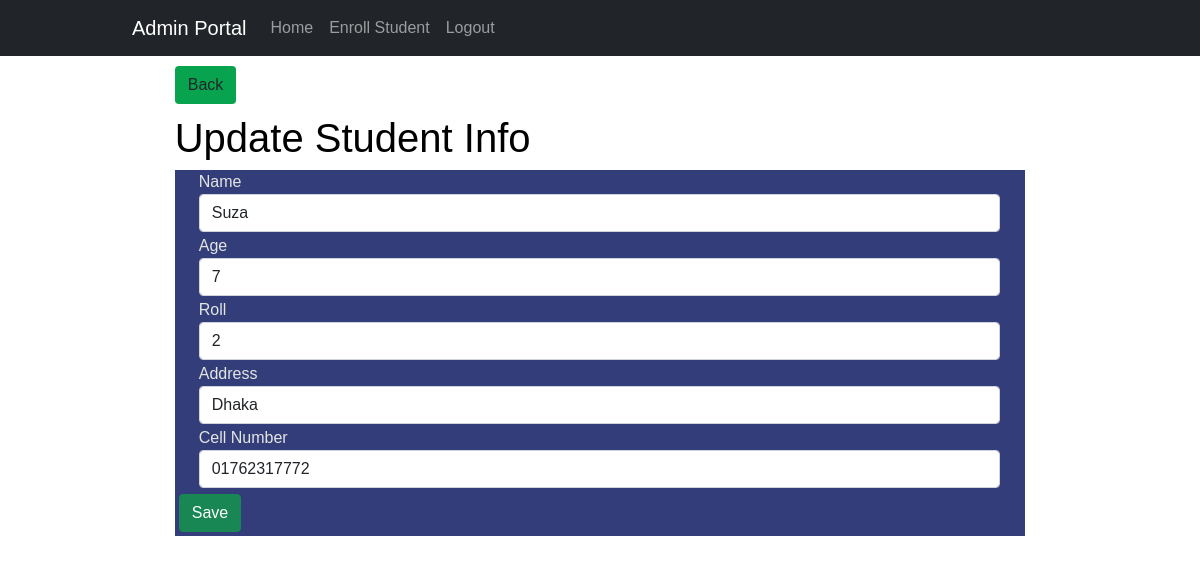
The app's page /edit.php?id=1 (signed in) with its own data.
### tables this page shows
CREATE TABLE `students` (
  `id` int(100) NOT NULL,
  `name` varchar(100) NOT NULL,
  `age` int(10) NOT NULL,
  `roll` int(100) NOT NULL,
  `address` varchar(200) NOT NULL,
  `cell` varchar(20) NOT NULL
);

### edit.php (the view, shortened to what this page needs)
<?php
   $id = $_GET['id'];
   $conn = mysqli_connect('localhost', 'root', '', 'student_info');
   $sql = "SELECT * FROM students WHERE id = $id";
   $result = mysqli_query($conn, $sql);
   $std = mysqli_fetch_assoc($result);
?>
<?php include ("./include/header.php") ?>
    <div class="container">
           <div class="row">
                <div class="col-md-12">
                <a href="index.php" class="btn ans">Back</a>
                <h1 class="sbi">Update Student Info</h1>
                    <form action="update.php?id=<?php echo $id ?>" method="POST">
                        <div class="form-check">
                            <label for="Name">Name</label>
                            <input type="text" required class="form-control" name="name" placeholder="Please enter student name" value="<?php echo $std['name']?>">
                        </div>
                        <div class="form-check">
                            <label for="Age">Age</label>
                            <input type="text" required class="form-control" name="age" placeholder="Please enter student age" value="<?php echo $std['age']?>">
                        </div>
                        <div class="form-check">
                            <label for="Roll">Roll</label>
                            <input type="text" required class="form-control" name="roll" placeholder="Please enter student roll" value="<?php echo $std['roll']?>">
                        </div>
                        <div class="form-check">
                            <label for="Address">Address</label>
                            <input type="text" class="form-control" name="address" placeholder="Please enter student address" value="<?php echo $std['address']?>">
                        </div>
                        <div class="form-check">
                            <label for="Cell">Cell Number</label>
                            <input type="text" required class="form-control" name="cell" placeholder="Please enter student cell number" value="<?php echo $std['cell']?>">
                        </div>
                        <button type="submit" class="btn btn-success m-1" name="submit" >Save</button>
                    </form>
                </div>
           </div>
    </div>
    <?php include ("./include/footer.php") ?>

### style.css (style rules this page uses)
body { color: #E3E6E3; font-family: Georgia, sans-serif; font-size: 16px; line-height: 1.5em; margin: 0; }
.container { margin: 0 auto; max-width: 960px; width: 96%; }
.sbi { color: black; }
.ans { background-color: #08A34F; margin: 10px 0; }
form { background: #333D79FF; }
.form-control { width: 97%; }

### records on screen
students: name "Suza", age "7", roll "2", address "Dhaka", cell "01762317772"
